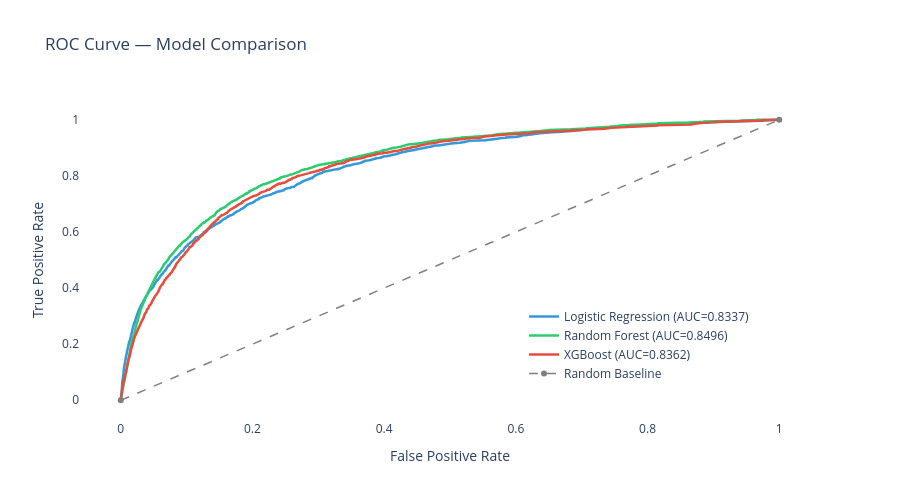

Notebook cell for this chart:
### Code cell
fig = go.Figure()
colors = ['#3498DB', '#2ECC71', '#E74C3C']

for (name, res), color in zip(results.items(), colors):
    fpr, tpr, _ = roc_curve(y_test, res['y_prob'])
    fig.add_trace(go.Scatter(
        x=fpr, y=tpr,
        name=f"{name} (AUC={res['auc']:.4f})",
        line=dict(color=color, width=2.5)
    ))

# Random baseline
fig.add_trace(go.Scatter(
    x=[0,1], y=[0,1],
    name='Random Baseline',
    line=dict(color='gray', width=1.5, dash='dash')
))

fig.update_layout(
    title='ROC Curve — Model Comparison',
    xaxis_title='False Positive Rate',
    yaxis_title='True Positive Rate',
    plot_bgcolor='white',
    height=500,
    legend=dict(x=0.6, y=0.1)
)
fig.show()

### Figure 1 — Plotly figure (JSON) as saved in the notebook; plotly's stock layout.template omitted (floating-point values rounded to 4 significant figures; data arrays with more than 128 entries replaced by an {"elided": "..."} marker saying what was removed)
{"data": [{"line": {"color": "#3498DB", "width": 2.5}, "name": "Logistic Regression (AUC=0.8337)", "type": "scatter", "x": {"elided": "3147 float values"}, "y": {"elided": "3147 float values"}}, {"line": {"color": "#2ECC71", "width": 2.5}, "name": "Random Forest (AUC=0.8496)", "type": "scatter", "x": {"elided": "3346 float values"}, "y": {"elided": "3346 float values"}}, {"line": {"color": "#E74C3C", "width": 2.5}, "name": "XGBoost (AUC=0.8362)", "type": "scatter", "x": {"elided": "3475 float values"}, "y": {"elided": "3475 float values"}}, {"line": {"color": "gray", "dash": "dash", "width": 1.5}, "name": "Random Baseline", "type": "scatter", "x": [0, 1], "y": [0, 1]}], "layout": {"height": 500, "legend": {"x": 0.6, "y": 0.1}, "plot_bgcolor": "white", "title": {"text": "ROC Curve — Model Comparison"}, "xaxis": {"title": {"text": "False Positive Rate"}}, "yaxis": {"title": {"text": "True Positive Rate"}}}}
